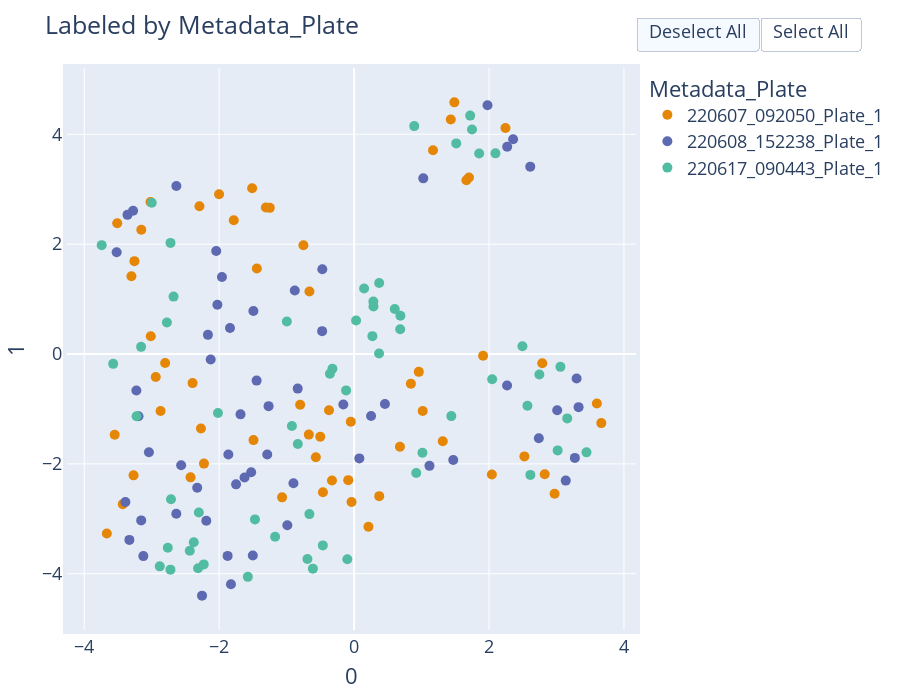
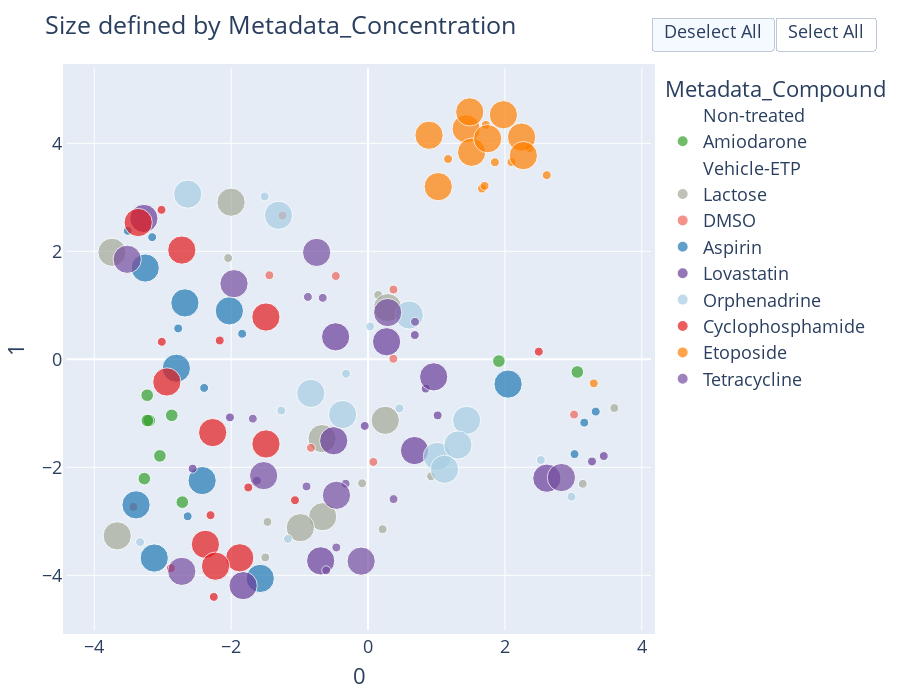

Write notebook code for charts like these, in order.
### Markdown cell above
# 3. Plot after batch correction

### Code cell
df_plot = combat_util.generate_x_y_umap(df_plates, n_neighbors=n_neighbors_input, min_dist=min_dist_input, metric=metric)
combat_util.plot_umap(df_plot, 
                      color_col='Metadata_Plate',
                      hover_cols=hover_list)
combat_util.plot_umap(df_plot, color_col='Metadata_Compound', split_df = False, split_column = None, np = None,
                      hover_cols=hover_list,
                      size=True, size_col = "Metadata_Concentration",
                      dili_color=True
                      )

### Figure 1 — Plotly figure (JSON) as saved in the notebook; plotly's stock layout.template omitted (floating-point values rounded to 4 significant figures; data arrays with more than 128 entries replaced by an {"elided": "..."} marker saying what was removed)
{"data": [{"customdata": {"elided": "59x4 mixed values"}, "error_x": {"thickness": 3}, "error_y": {"thickness": 3}, "hovertemplate": "colors_plot_col=220607_092050_Plate_1<br>0=%{x}<br>1=%{y}<br>Metadata_Plate=%{customdata[0]}<br>Metadata_Well=%{customdata[1]}<br>Metadata_Compound=%{customdata[2]}<br>Metadata_Concentration=%{customdata[3]}<extra></extra>", "legendgroup": "220607_092050_Plate_1", "marker": {"color": "rgb(229, 134, 6)", "size": 10, "symbol": "circle"}, "mode": "markers", "name": "220607_092050_Plate_1", "orientation": "v", "showlegend": true, "type": "scatter", "x": [1.486, -1.783, -2.394, -2.801, 2.789, 1.912, -3.013, -2.94, 1.169, 1.433, -0.03746, -2.292, -3.154, -3.256, -3.548, -2.868, -3.017, -2.27, 1.703, 2.244, -3.301, -0.7995, -3.511, -2.424, -2.225, -3.269, -1.067, -1.491, 1.664, 3.598, -2.001, 3.664, 0.842, 0.9592, -1.511, -1.308, -0.6622, -0.751, -1.249, 0.2127, -3.665, 2.042, 1.017, 0.6793, 2.972, 1.314, 0.3726, 2.825, -1.442, -0.08649, -0.671, -0.5671, -0.04895, -0.5016, 2.524, -0.3719, -0.3276, -0.4617, -3.428], "xaxis": "x", "y": [4.582, 2.436, -0.5296, -0.1649, -0.169, -0.03247, 0.3246, -0.4188, 3.709, 4.27, -2.694, 2.689, 2.263, 1.691, -1.471, -1.037, 2.768, -1.356, 3.213, 4.115, 1.414, -0.9228, 2.38, -2.245, -1.995, -2.209, -2.609, -1.567, 3.162, -0.9015, 2.91, -1.258, -0.5422, -0.3246, 3.017, 2.668, 1.139, 1.98, 2.661, -3.146, -3.269, -2.194, -1.038, -1.689, -2.543, -1.587, -2.588, -2.189, 1.557, -2.296, -1.467, -1.878, -1.233, -1.507, -1.864, -1.022, -2.303, -2.517, -2.733], "yaxis": "y"}, {"customdata": {"elided": "58x4 mixed values"}, "error_x": {"thickness": 3}, "error_y": {"thickness": 3}, "hovertemplate": "colors_plot_col=220608_152238_Plate_1<br>0=%{x}<br>1=%{y}<br>Metadata_Plate=%{customdata[0]}<br>Metadata_Well=%{customdata[1]}<br>Metadata_Compound=%{customdata[2]}<br>Metadata_Concentration=%{customdata[3]}<extra></extra>", "legendgroup": "220608_152238_Plate_1", "marker": {"color": "rgb(93, 105, 177)", "size": 10, "symbol": "circle"}, "mode": "markers", "name": "220608_152238_Plate_1", "orientation": "v", "showlegend": true, "type": "scatter", "x": [1.025, 2.267, -1.839, -2.026, -2.126, -3.227, -2.167, -1.492, 3.298, 1.977, -3.156, -1.445, 3.327, -3.39, -2.191, -3.196, -1.75, -3.359, 2.357, 2.269, 2.738, -1.287, -2.635, -3.124, -2.325, -3.041, -2.254, -1.875, 2.611, -2.043, -1.864, -2.563, -0.4739, 0.4574, -2.634, -0.8791, -1.959, -0.4711, 3.137, 0.2517, 1.47, -1.624, -3.276, -1.268, 1.117, -0.8988, -1.525, 3.01, -1.501, -0.9894, -0.1597, 3.272, -1.825, -3.331, -0.8359, -1.683, -3.519, 0.07788], "xaxis": "x", "y": [3.198, -0.5736, 0.4737, 0.8978, -0.1011, -0.6642, 0.3491, 0.7834, -0.4446, 4.529, -3.029, -0.4842, -0.9672, -2.695, -3.035, -1.132, -2.373, 2.534, 3.911, 3.773, -1.535, -1.83, -2.907, -3.68, -2.434, -1.787, -4.399, -3.675, 3.411, 1.876, -1.831, -2.024, 0.4167, -0.9085, 3.06, 1.156, 1.401, 1.543, -2.305, -1.129, -1.928, -2.247, 2.608, -0.9488, -2.036, -2.354, -2.154, -1.022, -3.669, -3.117, -0.9187, -1.891, -4.19, -3.384, -0.6299, -1.099, 1.853, -1.9], "yaxis": "y"}, {"customdata": {"elided": "60x4 mixed values"}, "error_x": {"thickness": 3}, "error_y": {"thickness": 3}, "hovertemplate": "colors_plot_col=220617_090443_Plate_1<br>0=%{x}<br>1=%{y}<br>Metadata_Plate=%{customdata[0]}<br>Metadata_Well=%{customdata[1]}<br>Metadata_Compound=%{customdata[2]}<br>Metadata_Concentration=%{customdata[3]}<extra></extra>", "legendgroup": "220617_090443_Plate_1", "marker": {"color": "rgb(82, 188, 163)", "size": 10, "symbol": "circle"}, "mode": "markers", "name": "220617_090443_Plate_1", "orientation": "v", "showlegend": true, "type": "scatter", "x": [0.8913, -0.9967, -3.157, -2.774, -2.676, -3.571, 3.058, 2.495, -2.721, 1.854, 1.747, -2.761, 2.746, 3.159, 2.046, 2.569, -3.224, -2.301, -2.229, 1.721, 1.514, -2.313, -0.9218, 3.017, -1.575, -2.436, -2.714, -2.88, -2.376, 2.095, 0.1482, 0.2853, -0.1187, 0.6832, 0.2712, 0.02954, 0.6024, 0.6866, 0.2872, 0.3715, 0.9208, -3.741, -0.3581, 3.444, 2.613, -0.3209, 1.013, -0.6107, -0.1005, 0.3702, -1.469, -0.663, -2.999, -2.018, -0.6918, -1.171, 1.441, -0.4635, -2.722, -0.8344], "xaxis": "x", "y": [4.15, 0.5915, 0.1307, 0.5728, 1.045, -0.179, -0.2337, 0.142, 2.023, 3.65, 4.086, -3.527, -0.3725, -1.172, -0.4584, -0.9428, -1.133, -2.886, -3.83, 4.341, 3.835, -3.901, -1.311, -1.755, -4.057, -3.581, -2.645, -3.866, -3.426, 3.653, 1.192, 0.957, -0.6621, 0.4504, 0.3256, 0.6094, 0.8206, 0.6963, 0.8659, 1.292, -2.166, 1.982, -0.3599, -1.791, -2.201, -0.2673, -1.798, -3.907, -3.737, 0.01083, -3.011, -2.914, 2.754, -1.075, -3.732, -3.325, -1.13, -3.484, -3.926, -1.638], "yaxis": "y"}], "layout": {"autosize": false, "font": {"size": 18}, "height": 700, "legend": {"title": {"text": "Metadata_Plate"}, "tracegroupgap": 0}, "margin": {"b": 20, "l": 50, "pad": 4, "r": 50, "t": 50}, "title": {"text": "Labeled by Metadata_Plate"}, "updatemenus": [{"buttons": [{"args": ["visible", "legendonly"], "label": "Deselect All", "method": "restyle"}, {"args": ["visible", true], "label": "Select All", "method": "restyle"}], "direction": "left", "pad": {"r": 5, "t": 5}, "showactive": true, "type": "buttons", "x": 1, "xanchor": "left", "y": 1.1, "yanchor": "top"}], "width": 900, "xaxis": {"anchor": "y", "domain": [0, 1], "title": {"text": "0"}}, "yaxis": {"anchor": "x", "domain": [0, 1], "title": {"text": "1"}}}}

### Figure 2 — Plotly figure (JSON) as saved in the notebook; plotly's stock layout.template omitted (floating-point values rounded to 4 significant figures)
{"data": [{"customdata": [["220617_090443_Plate_1", "C2", "Non-treated", 0], ["220608_152238_Plate_1", "G2", "Non-treated", 0], ["220608_152238_Plate_1", "F2", "Non-treated", 0], ["220617_090443_Plate_1", "D2", "Non-treated", 0], ["220607_092050_Plate_1", "E2", "Non-treated", 0], ["220607_092050_Plate_1", "D2", "Non-treated", 0], ["220607_092050_Plate_1", "F2", "Non-treated", 0], ["220607_092050_Plate_1", "G2", "Non-treated", 0], ["220617_090443_Plate_1", "B2", "Non-treated", 0], ["220617_090443_Plate_1", "E2", "Non-treated", 0], ["220617_090443_Plate_1", "G2", "Non-treated", 0], ["220607_092050_Plate_1", "C2", "Non-treated", 0], ["220608_152238_Plate_1", "C2", "Non-treated", 0], ["220617_090443_Plate_1", "F2", "Non-treated", 0], ["220608_152238_Plate_1", "E2", "Non-treated", 0], ["220608_152238_Plate_1", "D2", "Non-treated", 0]], "error_x": {"thickness": 3}, "error_y": {"thickness": 3}, "hovertemplate": "colors_plot_col=Non-treated<br>0=%{x}<br>1=%{y}<br>Metadata_size=%{marker.size}<br>Metadata_Plate=%{customdata[0]}<br>Metadata_Well=%{customdata[1]}<br>Metadata_Compound=%{customdata[2]}<br>Metadata_Concentration=%{customdata[3]}<extra></extra>", "legendgroup": "Non-treated", "marker": {"color": "rgb(36, 121, 108)", "size": [0, 0, 0, 0, 0, 0, 0, 0, 0, 0, 0, 0, 0, 0, 0, 0], "sizemode": "area", "sizeref": 0.025, "symbol": "circle"}, "mode": "markers", "name": "Non-treated", "orientation": "v", "showlegend": true, "type": "scatter", "x": [2.746, -0.1597, 1.47, -0.9218, 3.664, -0.7995, 2.042, -0.5671, -3.157, -0.1187, -2.999, -2.292, -1.445, -0.3581, -1.864, -1.287], "xaxis": "x", "y": [-0.3725, -0.9187, -1.928, -1.311, -1.258, -0.9228, -2.194, -1.878, 0.1307, -0.6621, 2.754, 2.689, -0.4842, -0.3599, -1.831, -1.83], "yaxis": "y"}, {"customdata": [["220607_092050_Plate_1", "D5", "Amiodarone", 0.2], ["220617_090443_Plate_1", "D5", "Amiodarone", 0.2], ["220617_090443_Plate_1", "B5", "Amiodarone", 0.2], ["220617_090443_Plate_1", "C5", "Amiodarone", 0.2], ["220608_152238_Plate_1", "B5", "Amiodarone", 0.2], ["220608_152238_Plate_1", "D5", "Amiodarone", 0.2], ["220607_092050_Plate_1", "B5", "Amiodarone", 0.2], ["220607_092050_Plate_1", "C5", "Amiodarone", 0.2], ["220608_152238_Plate_1", "C5", "Amiodarone", 0.2], ["220617_090443_Plate_1", "B6", "Amiodarone", 2], ["220617_090443_Plate_1", "D6", "Amiodarone", 2], ["220607_092050_Plate_1", "D6", "Amiodarone", 2], ["220607_092050_Plate_1", "B6", "Amiodarone", 2], ["220608_152238_Plate_1", "C6", "Amiodarone", 2], ["220617_090443_Plate_1", "C6", "Amiodarone", 2], ["220607_092050_Plate_1", "C6", "Amiodarone", 2], ["220608_152238_Plate_1", "B6", "Amiodarone", 2], ["220608_152238_Plate_1", "D6", "Amiodarone", 2]], "error_x": {"thickness": 3}, "error_y": {"thickness": 3}, "hovertemplate": "colors_plot_col=Amiodarone<br>0=%{x}<br>1=%{y}<br>Metadata_size=%{marker.size}<br>Metadata_Plate=%{customdata[0]}<br>Metadata_Well=%{customdata[1]}<br>Metadata_Compound=%{customdata[2]}<br>Metadata_Concentration=%{customdata[3]}<extra></extra>", "legendgroup": "Amiodarone", "marker": {"color": "#33a02c", "size": [0, 0, 0, 0, 0, 0, 0, 0, 0, 2, 2, 2, 2, 2, 2, 2, 2, 2], "sizemode": "area", "sizeref": 0.025, "symbol": "circle"}, "mode": "markers", "name": "Amiodarone", "orientation": "v", "showlegend": true, "type": "scatter", "x": [-2.225, -2.436, -3.571, 2.569, -2.126, -2.325, 2.789, -3.548, -2.191, 3.058, -2.714, -3.269, 1.912, -3.196, -3.224, -2.868, -3.227, -3.041], "xaxis": "x", "y": [-1.995, -3.581, -0.179, -0.9428, -0.1011, -2.434, -0.169, -1.471, -3.035, -0.2337, -2.645, -2.209, -0.03247, -1.132, -1.133, -1.037, -0.6642, -1.787], "yaxis": "y"}, {"customdata": [["220608_152238_Plate_1", "B11", "Vehicle-ETP", 0], ["220617_090443_Plate_1", "D11", "Vehicle-ETP", 0], ["220608_152238_Plate_1", "D11", "Vehicle-ETP", 0], ["220617_090443_Plate_1", "C11", "Vehicle-ETP", 0], ["220617_090443_Plate_1", "B11", "Vehicle-ETP", 0], ["220607_092050_Plate_1", "D11", "Vehicle-ETP", 0], ["220607_092050_Plate_1", "C11", "Vehicle-ETP", 0], ["220608_152238_Plate_1", "C11", "Vehicle-ETP", 0], ["220607_092050_Plate_1", "B11", "Vehicle-ETP", 0]], "error_x": {"thickness": 3}, "error_y": {"thickness": 3}, "hovertemplate": "colors_plot_col=Vehicle-ETP<br>0=%{x}<br>1=%{y}<br>Metadata_size=%{marker.size}<br>Metadata_Plate=%{customdata[0]}<br>Metadata_Well=%{customdata[1]}<br>Metadata_Compound=%{customdata[2]}<br>Metadata_Concentration=%{customdata[3]}<extra></extra>", "legendgroup": "Vehicle-ETP", "marker": {"color": "rgb(204, 97, 176)", "size": [0, 0, 0, 0, 0, 0, 0, 0, 0], "sizemode": "area", "sizeref": 0.025, "symbol": "circle"}, "mode": "markers", "name": "Vehicle-ETP", "orientation": "v", "showlegend": true, "type": "scatter", "x": [2.267, -2.313, 2.738, -2.761, -0.9967, -3.301, -0.03746, -3.156, -1.783], "xaxis": "x", "y": [-0.5736, -3.901, -1.535, -3.527, 0.5915, 1.414, -2.694, -3.029, 2.436], "yaxis": "y"}, {"customdata": [["220608_152238_Plate_1", "G10", "Lactose", 1], ["220608_152238_Plate_1", "F10", "Lactose", 1], ["220608_152238_Plate_1", "E10", "Lactose", 1], ["220617_090443_Plate_1", "G10", "Lactose", 1], ["220617_090443_Plate_1", "F10", "Lactose", 1], ["220617_090443_Plate_1", "E10", "Lactose", 1], ["220607_092050_Plate_1", "G10", "Lactose", 1], ["220607_092050_Plate_1", "E10", "Lactose", 1], ["220607_092050_Plate_1", "F10", "Lactose", 1], ["220617_090443_Plate_1", "E11", "Lactose", 10], ["220617_090443_Plate_1", "F11", "Lactose", 10], ["220617_090443_Plate_1", "G11", "Lactose", 10], ["220608_152238_Plate_1", "G11", "Lactose", 10], ["220608_152238_Plate_1", "F11", "Lactose", 10], ["220607_092050_Plate_1", "G11", "Lactose", 10], ["220607_092050_Plate_1", "E11", "Lactose", 10], ["220607_092050_Plate_1", "F11", "Lactose", 10]], "error_x": {"thickness": 3}, "error_y": {"thickness": 3}, "hovertemplate": "colors_plot_col=Lactose<br>0=%{x}<br>1=%{y}<br>Metadata_size=%{marker.size}<br>Metadata_Plate=%{customdata[0]}<br>Metadata_Well=%{customdata[1]}<br>Metadata_Compound=%{customdata[2]}<br>Metadata_Concentration=%{customdata[3]}<extra></extra>", "legendgroup": "Lactose", "marker": {"color": "rgb(165, 170, 153)", "size": [1, 1, 1, 1, 1, 1, 1, 1, 1, 10, 10, 10, 10, 10, 10, 10, 10], "sizemode": "area", "sizeref": 0.025, "symbol": "circle"}, "mode": "markers", "name": "Lactose", "orientation": "v", "showlegend": true, "type": "scatter", "x": [-1.501, 3.137, -2.043, -1.469, 0.9208, 0.1482, -0.08649, 3.598, 0.2127, 0.2853, -3.741, -0.663, -0.9894, 0.2517, -0.671, -2.001, -3.665], "xaxis": "x", "y": [-3.669, -2.305, 1.876, -3.011, -2.166, 1.192, -2.296, -0.9015, -3.146, 0.957, 1.982, -2.914, -3.117, -1.129, -1.467, 2.91, -3.269], "yaxis": "y"}, {"customdata": [["220608_152238_Plate_1", "F9", "DMSO", 1.4], ["220608_152238_Plate_1", "E9", "DMSO", 1.4], ["220617_090443_Plate_1", "F9", "DMSO", 1.4], ["220617_090443_Plate_1", "E9", "DMSO", 1.4], ["220608_152238_Plate_1", "G9", "DMSO", 1.4], ["220617_090443_Plate_1", "G9", "DMSO", 1.4], ["220607_092050_Plate_1", "F9", "DMSO", 1.4], ["220607_092050_Plate_1", "E9", "DMSO", 1.4], ["220607_092050_Plate_1", "G9", "DMSO", 1.4]], "error_x": {"thickness": 3}, "error_y": {"thickness": 3}, "hovertemplate": "colors_plot_col=DMSO<br>0=%{x}<br>1=%{y}<br>Metadata_size=%{marker.size}<br>Metadata_Plate=%{customdata[0]}<br>Metadata_Well=%{customdata[1]}<br>Metadata_Compound=%{customdata[2]}<br>Metadata_Concentration=%{customdata[3]}<extra></extra>", "legendgroup": "DMSO", "marker": {"color": "rgb(237, 100, 90)", "size": [1, 1, 1, 1, 1, 1, 1, 1, 1], "sizemode": "area", "sizeref": 0.025, "symbol": "circle"}, "mode": "markers", "name": "DMSO", "orientation": "v", "showlegend": true, "type": "scatter", "x": [3.01, -0.4711, 0.3702, 0.3715, 0.07788, -0.8344, -1.442, -1.249, -3.428], "xaxis": "x", "y": [-1.022, 1.543, 0.01083, 1.292, -1.9, -1.638, 1.557, 2.661, -2.733], "yaxis": "y"}, {"customdata": [["220608_152238_Plate_1", "D3", "Aspirin", 1], ["220617_090443_Plate_1", "D3", "Aspirin", 1], ["220617_090443_Plate_1", "C3", "Aspirin", 1], ["220617_090443_Plate_1", "B3", "Aspirin", 1], ["220607_092050_Plate_1", "D3", "Aspirin", 1], ["220607_092050_Plate_1", "C3", "Aspirin", 1], ["220607_092050_Plate_1", "B3", "Aspirin", 1], ["220608_152238_Plate_1", "C3", "Aspirin", 1], ["220608_152238_Plate_1", "B3", "Aspirin", 1], ["220607_092050_Plate_1", "D4", "Aspirin", 10], ["220608_152238_Plate_1", "D4", "Aspirin", 10], ["220607_092050_Plate_1", "C4", "Aspirin", 10], ["220608_152238_Plate_1", "C4", "Aspirin", 10], ["220607_092050_Plate_1", "B4", "Aspirin", 10], ["220617_090443_Plate_1", "D4", "Aspirin", 10], ["220617_090443_Plate_1", "B4", "Aspirin", 10], ["220617_090443_Plate_1", "C4", "Aspirin", 10], ["220608_152238_Plate_1", "B4", "Aspirin", 10]], "error_x": {"thickness": 3}, "error_y": {"thickness": 3}, "hovertemplate": "colors_plot_col=Aspirin<br>0=%{x}<br>1=%{y}<br>Metadata_size=%{marker.size}<br>Metadata_Plate=%{customdata[0]}<br>Metadata_Well=%{customdata[1]}<br>Metadata_Compound=%{customdata[2]}<br>Metadata_Concentration=%{customdata[3]}<extra></extra>", "legendgroup": "Aspirin", "marker": {"color": "#1f78b4", "size": [1, 1, 1, 1, 1, 1, 1, 1, 1, 10, 10, 10, 10, 10, 10, 10, 10, 10], "sizemode": "area", "sizeref": 0.025, "symbol": "circle"}, "mode": "markers", "name": "Aspirin", "orientation": "v", "showlegend": true, "type": "scatter", "x": [-2.635, 3.017, 3.159, -2.774, -3.511, -3.154, -2.394, 3.327, -1.839, -2.424, -3.124, -3.256, -3.39, -2.801, -1.575, -2.676, 2.046, -2.026], "xaxis": "x", "y": [-2.907, -1.755, -1.172, 0.5728, 2.38, 2.263, -0.5296, -0.9672, 0.4737, -2.245, -3.68, 1.691, -2.695, -0.1649, -4.057, 1.045, -0.4584, 0.8978], "yaxis": "y"}, {"customdata": [["220608_152238_Plate_1", "F3", "Lovastatin", 1], ["220608_152238_Plate_1", "E3", "Lovastatin", 1], ["220608_152238_Plate_1", "G3", "Lovastatin", 1], ["220617_090443_Plate_1", "G3", "Lovastatin", 1], ["220617_090443_Plate_1", "F3", "Lovastatin", 1], ["220617_090443_Plate_1", "E3", "Lovastatin", 1], ["220607_092050_Plate_1", "G3", "Lovastatin", 1], ["220607_092050_Plate_1", "F3", "Lovastatin", 1], ["220607_092050_Plate_1", "E3", "Lovastatin", 1], ["220608_152238_Plate_1", "F4", "Lovastatin", 10], ["220617_090443_Plate_1", "E4", "Lovastatin", 10], ["220617_090443_Plate_1", "F4", "Lovastatin", 10], ["220617_090443_Plate_1", "G4", "Lovastatin", 10], ["220608_152238_Plate_1", "G4", "Lovastatin", 10], ["220607_092050_Plate_1", "G4", "Lovastatin", 10], ["220607_092050_Plate_1", "E4", "Lovastatin", 10], ["220607_092050_Plate_1", "F4", "Lovastatin", 10], ["220608_152238_Plate_1", "E4", "Lovastatin", 10]], "error_x": {"thickness": 3}, "error_y": {"thickness": 3}, "hovertemplate": "colors_plot_col=Lovastatin<br>0=%{x}<br>1=%{y}<br>Metadata_size=%{marker.size}<br>Metadata_Plate=%{customdata[0]}<br>Metadata_Well=%{customdata[1]}<br>Metadata_Compound=%{customdata[2]}<br>Metadata_Concentration=%{customdata[3]}<extra></extra>", "legendgroup": "Lovastatin", "marker": {"color": "#6a3d9a", "size": [1, 1, 1, 1, 1, 1, 1, 1, 1, 10, 10, 10, 10, 10, 10, 10, 10, 10], "sizemode": "area", "sizeref": 0.025, "symbol": "circle"}, "mode": "markers", "name": "Lovastatin", "orientation": "v", "showlegend": true, "type": "scatter", "x": [-1.624, -2.563, 3.272, -2.018, 3.444, 0.6832, -0.04895, 1.017, 0.842, -3.276, 0.2712, 2.613, -0.6918, -1.825, -0.5016, 0.9592, 0.6793, -0.4739], "xaxis": "x", "y": [-2.247, -2.024, -1.891, -1.075, -1.791, 0.4504, -1.233, -1.038, -0.5422, 2.608, 0.3256, -2.201, -3.732, -4.19, -1.507, -0.3246, -1.689, 0.4167], "yaxis": "y"}, {"customdata": [["220608_152238_Plate_1", "F5", "Orphenadrine", 1], ["220608_152238_Plate_1", "E5", "Orphenadrine", 1], ["220617_090443_Plate_1", "G5", "Orphenadrine", 1], ["220617_090443_Plate_1", "F5", "Orphenadrine", 1], ["220608_152238_Plate_1", "G5", "Orphenadrine", 1], ["220617_090443_Plate_1", "E5", "Orphenadrine", 1], ["220607_092050_Plate_1", "F5", "Orphenadrine", 1], ["220607_092050_Plate_1", "E5", "Orphenadrine", 1], ["220607_092050_Plate_1", "G5", "Orphenadrine", 1], ["220617_090443_Plate_1", "E6", "Orphenadrine", 10], ["220617_090443_Plate_1", "F6", "Orphenadrine", 10], ["220617_090443_Plate_1", "G6", "Orphenadrine", 10], ["220608_152238_Plate_1", "G6", "Orphenadrine", 10], ["220607_092050_Plate_1", "F6", "Orphenadrine", 10], ["220608_152238_Plate_1", "F6", "Orphenadrine", 10], ["220607_092050_Plate_1", "G6", "Orphenadrine", 10], ["220608_152238_Plate_1", "E6", "Orphenadrine", 10], ["220607_092050_Plate_1", "E6", "Orphenadrine", 10]], "error_x": {"thickness": 3}, "error_y": {"thickness": 3}, "hovertemplate": "colors_plot_col=Orphenadrine<br>0=%{x}<br>1=%{y}<br>Metadata_size=%{marker.size}<br>Metadata_Plate=%{customdata[0]}<br>Metadata_Well=%{customdata[1]}<br>Metadata_Compound=%{customdata[2]}<br>Metadata_Concentration=%{customdata[3]}<extra></extra>", "legendgroup": "Orphenadrine", "marker": {"color": "#a6cee3", "size": [1, 1, 1, 1, 1, 1, 1, 1, 1, 10, 10, 10, 10, 10, 10, 10, 10, 10], "sizemode": "area", "sizeref": 0.025, "symbol": "circle"}, "mode": "markers", "name": "Orphenadrine", "orientation": "v", "showlegend": true, "type": "scatter", "x": [-1.268, 0.4574, -1.171, -0.3209, -3.331, 0.02954, 2.972, -1.511, 2.524, 0.6024, 1.013, 1.441, -0.8359, 1.314, 1.117, -0.3719, -2.634, -1.308], "xaxis": "x", "y": [-0.9488, -0.9085, -3.325, -0.2673, -3.384, 0.6094, -2.543, 3.017, -1.864, 0.8206, -1.798, -1.13, -0.6299, -1.587, -2.036, -1.022, 3.06, 2.668], "yaxis": "y"}, {"customdata": [["220608_152238_Plate_1", "D7", "Cyclophosphamide", 1], ["220617_090443_Plate_1", "D7", "Cyclophosphamide", 1], ["220617_090443_Plate_1", "C7", "Cyclophosphamide", 1], ["220617_090443_Plate_1", "B7", "Cyclophosphamide", 1], ["220608_152238_Plate_1", "C7", "Cyclophosphamide", 1], ["220607_092050_Plate_1", "D7", "Cyclophosphamide", 1], ["220607_092050_Plate_1", "C7", "Cyclophosphamide", 1], ["220607_092050_Plate_1", "B7", "Cyclophosphamide", 1], ["220608_152238_Plate_1", "B7", "Cyclophosphamide", 1], ["220617_090443_Plate_1", "D8", "Cyclophosphamide", 10], ["220607_092050_Plate_1", "D8", "Cyclophosphamide", 10], ["220607_092050_Plate_1", "C8", "Cyclophosphamide", 10], ["220607_092050_Plate_1", "B8", "Cyclophosphamide", 10], ["220608_152238_Plate_1", "D8", "Cyclophosphamide", 10], ["220608_152238_Plate_1", "B8", "Cyclophosphamide", 10], ["220617_090443_Plate_1", "C8", "Cyclophosphamide", 10], ["220608_152238_Plate_1", "C8", "Cyclophosphamide", 10], ["220617_090443_Plate_1", "B8", "Cyclophosphamide", 10]], "error_x": {"thickness": 3}, "error_y": {"thickness": 3}, "hovertemplate": "colors_plot_col=Cyclophosphamide<br>0=%{x}<br>1=%{y}<br>Metadata_size=%{marker.size}<br>Metadata_Plate=%{customdata[0]}<br>Metadata_Well=%{customdata[1]}<br>Metadata_Compound=%{customdata[2]}<br>Metadata_Concentration=%{customdata[3]}<extra></extra>", "legendgroup": "Cyclophosphamide", "marker": {"color": "#e31a1c", "size": [1, 1, 1, 1, 1, 1, 1, 1, 1, 10, 10, 10, 10, 10, 10, 10, 10, 10], "sizemode": "area", "sizeref": 0.025, "symbol": "circle"}, "mode": "markers", "name": "Cyclophosphamide", "orientation": "v", "showlegend": true, "type": "scatter", "x": [-2.254, -2.88, -2.301, 2.495, -1.75, -1.067, -3.017, -3.013, -2.167, -2.376, -1.491, -2.27, -2.94, -1.875, -1.492, -2.229, -3.359, -2.721], "xaxis": "x", "y": [-4.399, -3.866, -2.886, 0.142, -2.373, -2.609, 2.768, 0.3246, 0.3491, -3.426, -1.567, -1.356, -0.4188, -3.675, 0.7834, -3.83, 2.534, 2.023], "yaxis": "y"}, {"customdata": [["220608_152238_Plate_1", "D9", "Etoposide", 1], ["220617_090443_Plate_1", "D9", "Etoposide", 1], ["220617_090443_Plate_1", "C9", "Etoposide", 1], ["220617_090443_Plate_1", "B9", "Etoposide", 1], ["220608_152238_Plate_1", "C9", "Etoposide", 1], ["220607_092050_Plate_1", "D9", "Etoposide", 1], ["220607_092050_Plate_1", "C9", "Etoposide", 1], ["220607_092050_Plate_1", "B9", "Etoposide", 1], ["220608_152238_Plate_1", "B9", "Etoposide", 1], ["220607_092050_Plate_1", "D10", "Etoposide", 10], ["220608_152238_Plate_1", "C10", "Etoposide", 10], ["220607_092050_Plate_1", "C10", "Etoposide", 10], ["220608_152238_Plate_1", "D10", "Etoposide", 10], ["220617_090443_Plate_1", "B10", "Etoposide", 10], ["220608_152238_Plate_1", "B10", "Etoposide", 10], ["220617_090443_Plate_1", "D10", "Etoposide", 10], ["220617_090443_Plate_1", "C10", "Etoposide", 10], ["220607_092050_Plate_1", "B10", "Etoposide", 10]], "error_x": {"thickness": 3}, "error_y": {"thickness": 3}, "hovertemplate": "colors_plot_col=Etoposide<br>0=%{x}<br>1=%{y}<br>Metadata_size=%{marker.size}<br>Metadata_Plate=%{customdata[0]}<br>Metadata_Well=%{customdata[1]}<br>Metadata_Compound=%{customdata[2]}<br>Metadata_Concentration=%{customdata[3]}<extra></extra>", "legendgroup": "Etoposide", "marker": {"color": "#ff7f00", "size": [1, 1, 1, 1, 1, 1, 1, 1, 1, 10, 10, 10, 10, 10, 10, 10, 10, 10], "sizemode": "area", "sizeref": 0.025, "symbol": "circle"}, "mode": "markers", "name": "Etoposide", "orientation": "v", "showlegend": true, "type": "scatter", "x": [2.611, 2.095, 1.721, 1.854, 2.357, 1.664, 1.703, 1.169, 3.298, 2.244, 1.977, 1.433, 2.269, 0.8913, 1.025, 1.514, 1.747, 1.486], "xaxis": "x", "y": [3.411, 3.653, 4.341, 3.65, 3.911, 3.162, 3.213, 3.709, -0.4446, 4.115, 4.529, 4.27, 3.773, 4.15, 3.198, 3.835, 4.086, 4.582], "yaxis": "y"}, {"customdata": [["220608_152238_Plate_1", "E7", "Tetracycline", 1], ["220608_152238_Plate_1", "F7", "Tetracycline", 1], ["220608_152238_Plate_1", "G7", "Tetracycline", 1], ["220617_090443_Plate_1", "G7", "Tetracycline", 1], ["220617_090443_Plate_1", "F7", "Tetracycline", 1], ["220617_090443_Plate_1", "E7", "Tetracycline", 1], ["220607_092050_Plate_1", "F7", "Tetracycline", 1], ["220607_092050_Plate_1", "E7", "Tetracycline", 1], ["220607_092050_Plate_1", "G7", "Tetracycline", 1], ["220617_090443_Plate_1", "F8", "Tetracycline", 10], ["220617_090443_Plate_1", "E8", "Tetracycline", 10], ["220617_090443_Plate_1", "G8", "Tetracycline", 10], ["220608_152238_Plate_1", "G8", "Tetracycline", 10], ["220607_092050_Plate_1", "F8", "Tetracycline", 10], ["220608_152238_Plate_1", "E8", "Tetracycline", 10], ["220608_152238_Plate_1", "F8", "Tetracycline", 10], ["220607_092050_Plate_1", "G8", "Tetracycline", 10], ["220607_092050_Plate_1", "E8", "Tetracycline", 10]], "error_x": {"thickness": 3}, "error_y": {"thickness": 3}, "hovertemplate": "colors_plot_col=Tetracycline<br>0=%{x}<br>1=%{y}<br>Metadata_size=%{marker.size}<br>Metadata_Plate=%{customdata[0]}<br>Metadata_Well=%{customdata[1]}<br>Metadata_Compound=%{customdata[2]}<br>Metadata_Concentration=%{customdata[3]}<extra></extra>", "legendgroup": "Tetracycline", "marker": {"color": "rgb(118, 78, 159)", "size": [1, 1, 1, 1, 1, 1, 1, 1, 1, 10, 10, 10, 10, 10, 10, 10, 10, 10], "sizemode": "area", "sizeref": 0.025, "symbol": "circle"}, "mode": "markers", "name": "Tetracycline", "orientation": "v", "showlegend": true, "type": "scatter", "x": [-0.8791, -0.8988, -1.683, -0.4635, -0.6107, 0.6866, 0.3726, -0.6622, -0.3276, -0.1005, 0.2872, -2.722, -3.519, 2.825, -1.959, -1.525, -0.4617, -0.751], "xaxis": "x", "y": [1.156, -2.354, -1.099, -3.484, -3.907, 0.6963, -2.588, 1.139, -2.303, -3.737, 0.8659, -3.926, 1.853, -2.189, 1.401, -2.154, -2.517, 1.98], "yaxis": "y"}], "layout": {"autosize": false, "font": {"size": 18}, "height": 700, "legend": {"itemsizing": "constant", "title": {"text": "Metadata_Compound"}, "tracegroupgap": 0}, "margin": {"b": 20, "l": 50, "pad": 4, "r": 50, "t": 50}, "title": {"text": "Size defined by Metadata_Concentration"}, "updatemenus": [{"buttons": [{"args": ["visible", "legendonly"], "label": "Deselect All", "method": "restyle"}, {"args": ["visible", true], "label": "Select All", "method": "restyle"}], "direction": "left", "pad": {"r": 5, "t": 5}, "showactive": true, "type": "buttons", "x": 1, "xanchor": "left", "y": 1.1, "yanchor": "top"}], "width": 900, "xaxis": {"anchor": "y", "domain": [0, 1], "title": {"text": "0"}}, "yaxis": {"anchor": "x", "domain": [0, 1], "title": {"text": "1"}}}}
